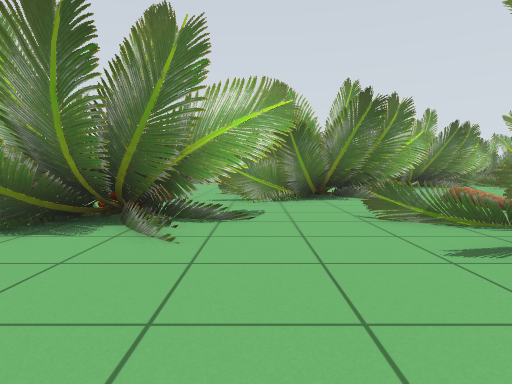
View 1 (above)

13 first-person views from a walk through a world built for the Gazebo simulator. The camera is 0.72 m above the floor, tilts 4° down and sees 75° across. The lines on the ground mark 1 m squares. The floor is counted in squares, 1 m on a side. Each view is taken from the middle of a square. On the plan, view 1 faces up. The plan holds only what a view shows up to about 10 squares ahead; the rest is blank. The place goes on beyond the plan. Some stock models are drawn as simple stand-ins.

View 2
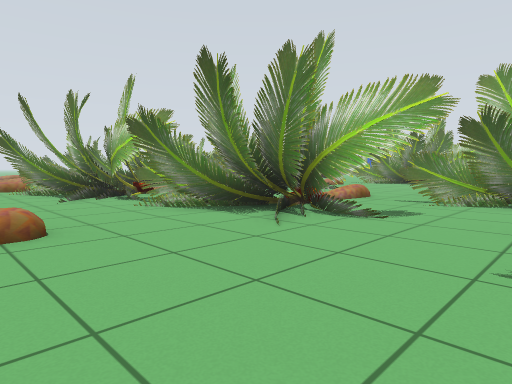

View 3
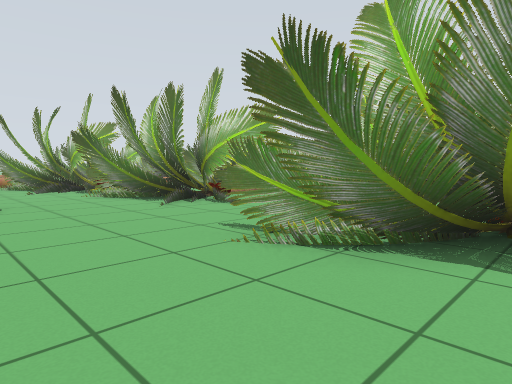

View 4
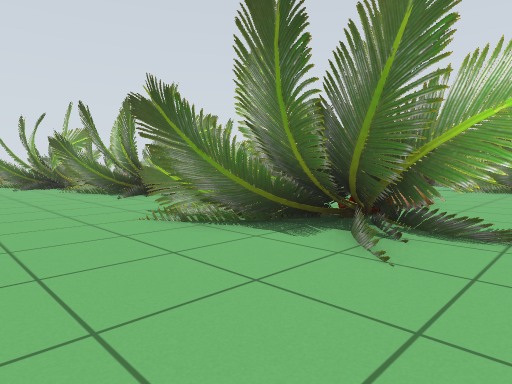

View 5
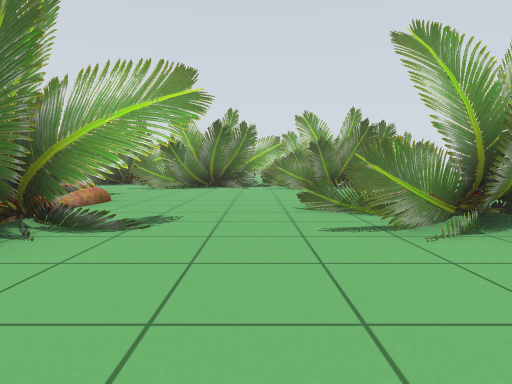

View 6
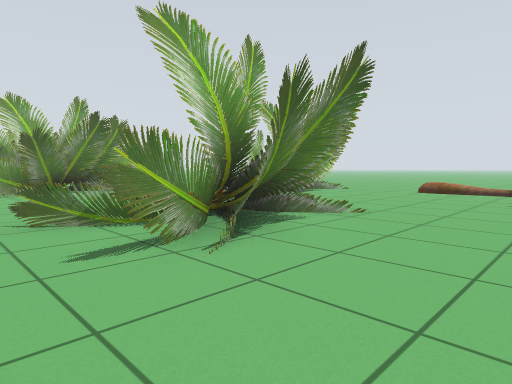

View 7
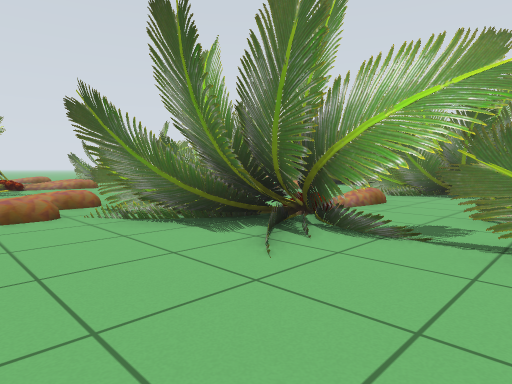

View 8
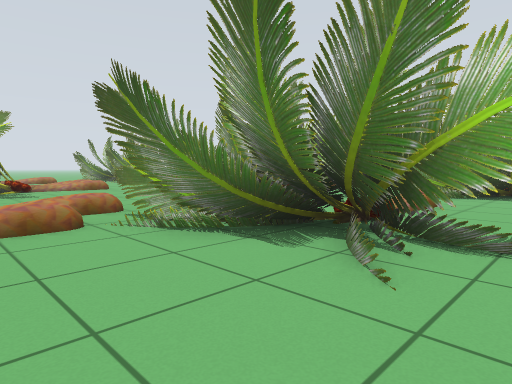

View 9
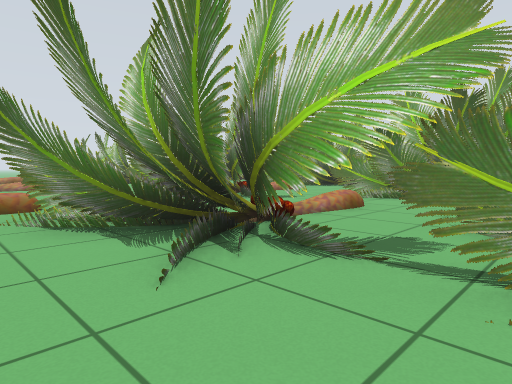

View 10
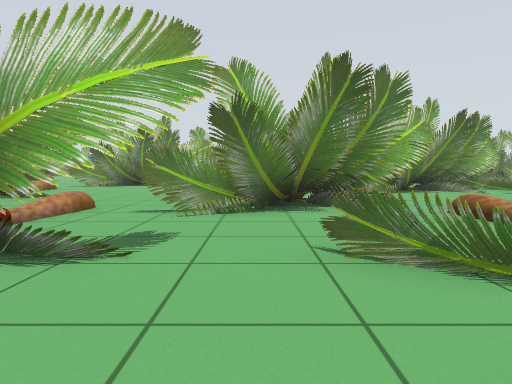

View 11
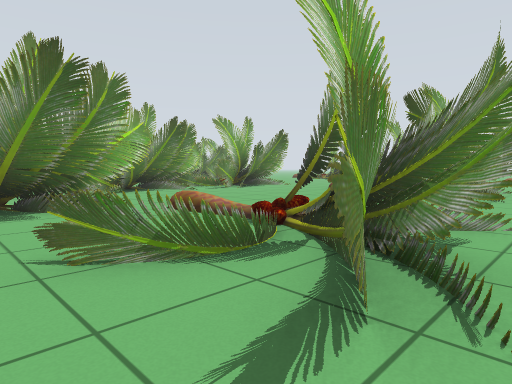

View 12
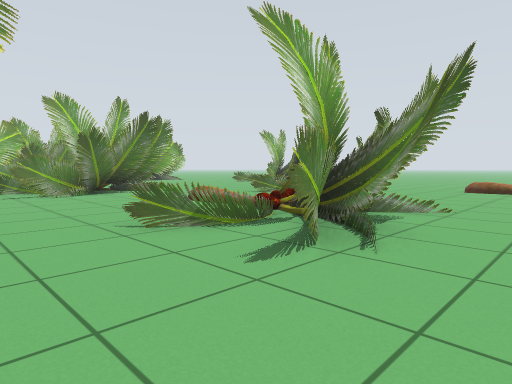

View 13
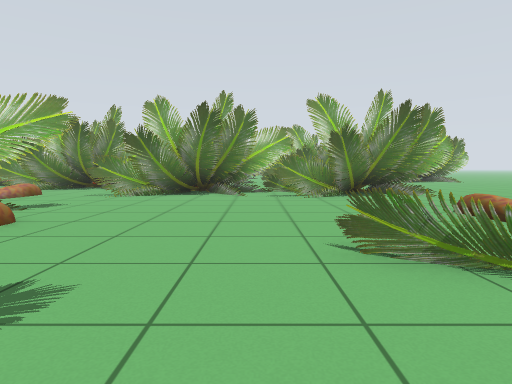

### Floor plan
Key: @ floor where view 1 was taken; . floor; T palm tree.
Columns run from 17 left of view 1 to 12 right of it. Each row starts with its distance up from view 1.
 14                           T
 13                    ...TTTTTTTT
 12             ....   T.TTTTTTTTT
 11           TT..T..  .. T...TT.T
 10          TTTTT..T  T..........
  9        .TTTTT. .TTTTTTT.......
  8       T..TT... T.TTTT........T
  7      TTTT T....TTTTTTT.......
  6     TTTT  T.T  T..........T..T
  5     TTT.. T.TTTTTTTT.TT....TTT
  4   ...  TTTT..TTTTT.TTTTTT .TTT
  3  .......TTTTTTTTT...TTTT..TTTT
  2 T...  TTTTTT.......TTTT.......
  1    T  TTT......T..............
  0         ...... T.@........

Positions as (right, up) in squares from view 1, and headings:
1: (0, 0), facing up
2: (2, 0), facing up-left
3: (5, 0), facing up-left
4: (7, 0), facing up-left
5: (8, 0), facing up
6: (8, 1), facing up-right
7: (-4, 0), facing up-left
8: (-5, 0), facing up-left
9: (-4, 1), facing up-left
10: (1, 2), facing up
11: (1, 2), facing up-right
12: (7, 2), facing up-right
13: (8, 3), facing up
